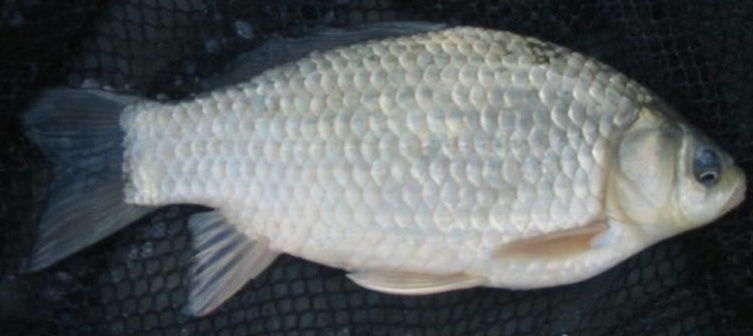
#> input picture images/carp2.jpg, 753 x 336 px
$ python -i get_skeleton.py   (imports and definitions only)
#> lines starting #> are read from the running program, lines starting #| are printed output that depends on the picture; after the words box and inside, x2 and y2 are one past the last pixel; in counts of white or black regions, pixels touching at a corner belong together
### features/get_longest_distance.py
import cv2
import matplotlib.pyplot as plt
from fil_finder import FilFinder2D
import astropy.units as u


def get_longest_distance(img):
    skeleton = cv2.imread(img, 0) #in numpy array format
    fil = FilFinder2D(skeleton, distance=250 * u.pc, mask=skeleton)
    fil.preprocess_image(flatten_percent=85)
    fil.create_mask(border_masking=True, verbose=False, use_existing_mask=True)
    fil.medskel(verbose=False)
    fil.analyze_skeletons(branch_thresh=40 * u.pix, skel_thresh=10 * u.pix, prune_criteria='length')

    plt.imshow(fil.skeleton, cmap='gray')
    plt.contour(fil.skeleton_longpath, colors='r')
    plt.axis('off')
    return fil.lengths()[0]

### features/get_skeleton.py
import cv2
import numpy as np
from PIL import Image
from .get_longest_distance import get_longest_distance

PIXEL2CM = 0.06

def pixel_to_cm(val):
    return PIXEL2CM * val


def get_skeleton(img):
#> called with img = '../images/carp2.jpg'
    images = np.array(Image.open(img))
#> images is the input picture: shape (336, 753, 3); mean R, G, B 90.3, 94.7, 95.7

    kernel = np.ones((25, 25), np.uint8)
    images = cv2.erode(images, kernel, iterations=2)
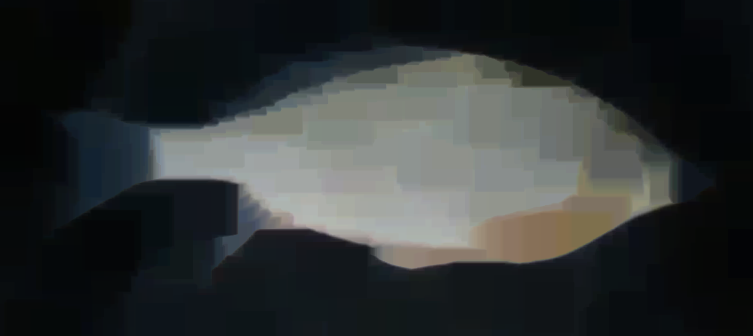
#> images: shape (336, 753, 3); mean R, G, B 47.2, 50.9, 50.9

    thinned = cv2.ximgproc.thinning(cv2.cvtColor(images, cv2.COLOR_RGB2GRAY))
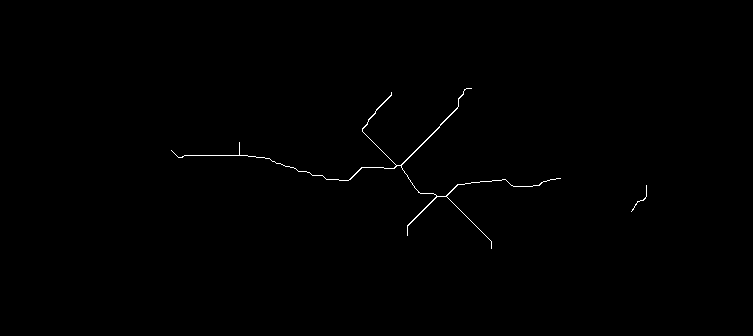
#> thinned: shape (336, 753); 0.33% white in thin lines or dots, all inside (x1, y1, x2, y2) = (171, 88, 647, 249)
    kernel = np.ones((3, 3), np.uint8)
    thinned = cv2.dilate(thinned, kernel, iterations=2)
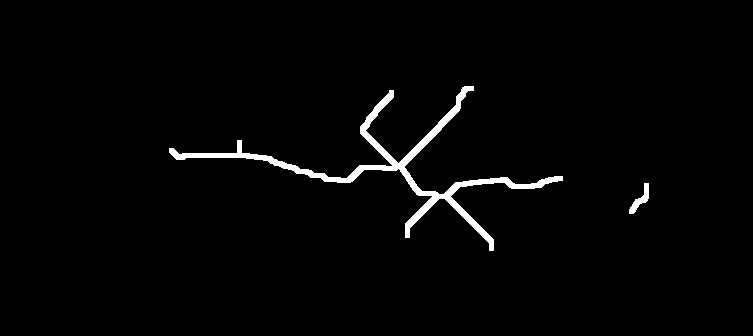
#> thinned: shape (336, 753); 1.9% white; 2 white regions, box (x1, y1, x2, y2) and area: (169, 86, 563, 251) 4675, (629, 183, 649, 214) 224

    cv2.imwrite('static/segment/fish_segment.png', thinned)
    length_object = get_longest_distance('static/segment/fish_segment.png')

    length = pixel_to_cm(int(round(length_object.value, 0)))
    return length

#> (the run stopped early here; a loop or call above may not have finished)

$ run again, on images/fish1.jpg
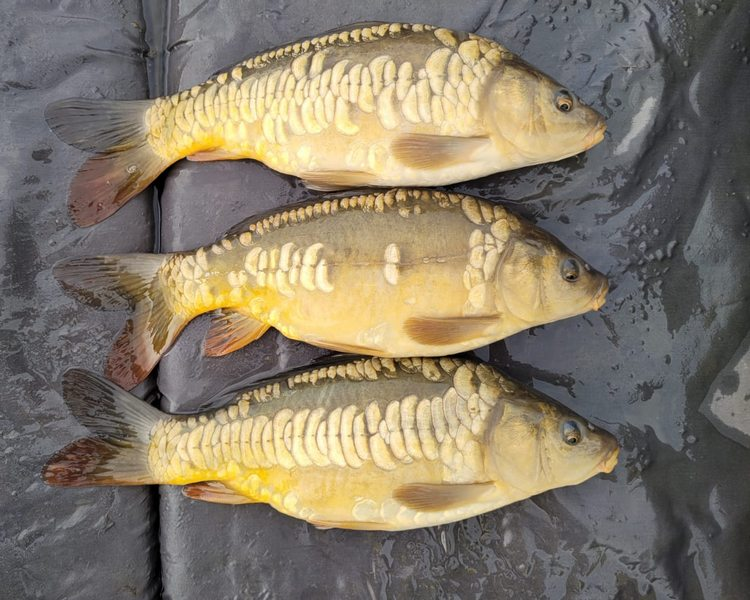
#> input picture images/fish1.jpg, 750 x 600 px
#> in get_skeleton, images is the input picture: shape (600, 750, 3); mean R, G, B 133, 122.8, 105.4
#> in get_skeleton, `images = cv2.erode(images, kernel, iterations=2)`:
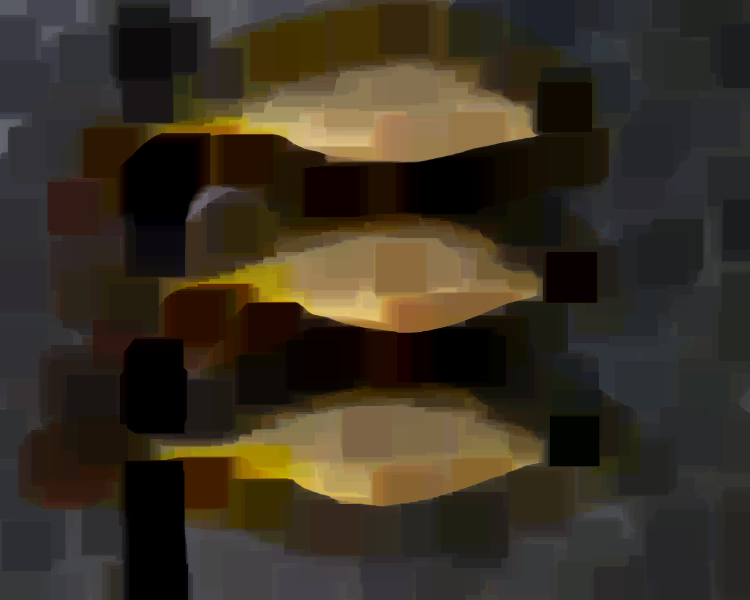
#> images: shape (600, 750, 3); mean R, G, B 56.8, 48.4, 35.4
#> in get_skeleton, `thinned = cv2.dilate(thinned, kernel, iterations=2)`:
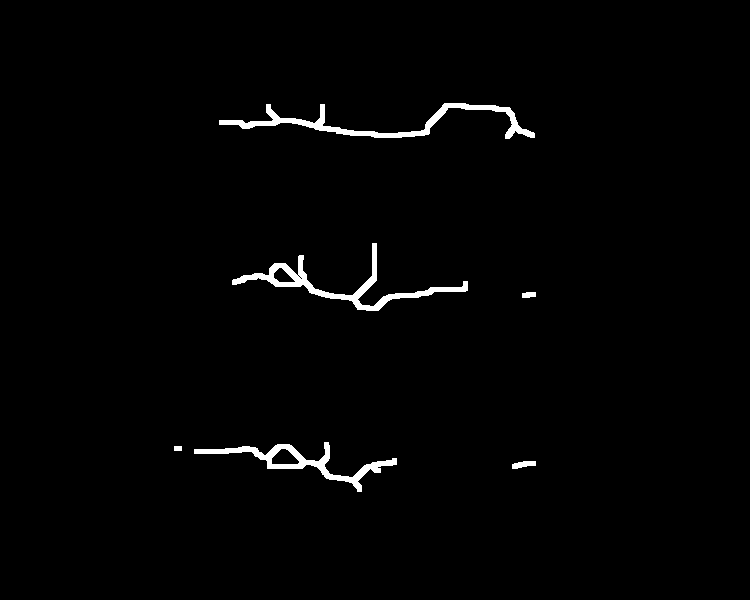
#> thinned: shape (600, 750); 1.5% white; 6 white regions, box (x1, y1, x2, y2) and area: (219, 103, 535, 139) 2264, (232, 243, 468, 311) 2237, (194, 442, 397, 492) 1812, (512, 461, 536, 469) 132, (522, 292, 536, 298) 74, (174, 446, 182, 451) 40

$ run again, on images/fish9.jpg
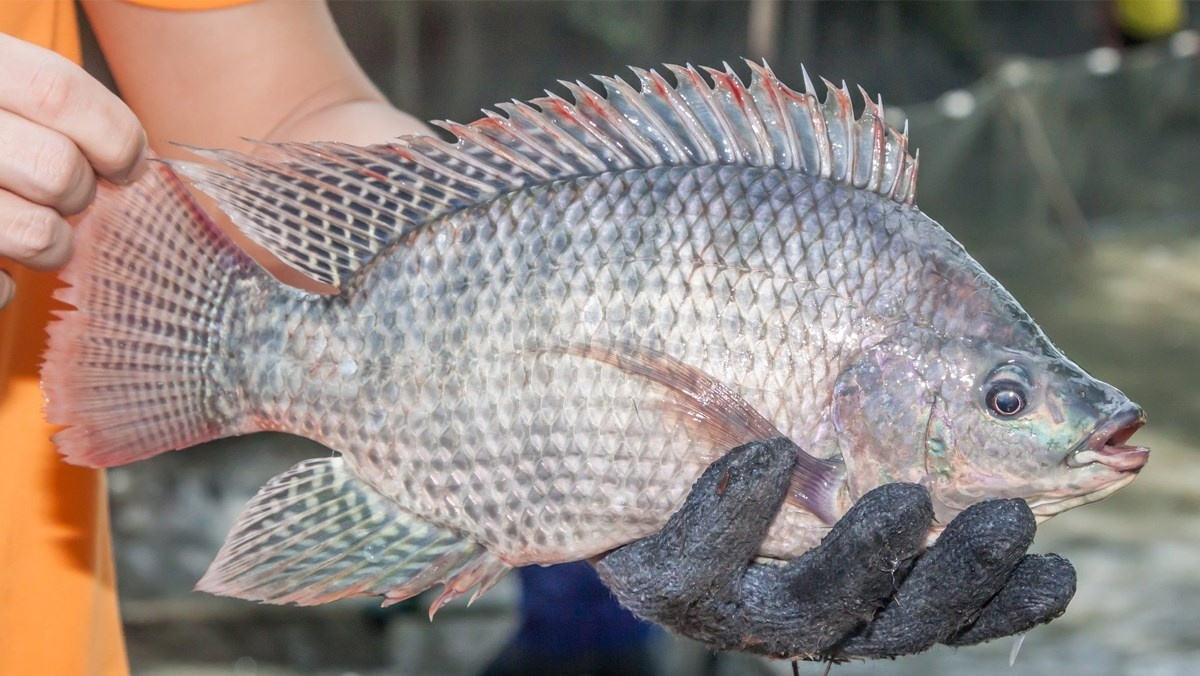
#> input picture images/fish9.jpg, 1200 x 676 px
#> in get_skeleton, images is the input picture: shape (676, 1200, 3); mean R, G, B 142.7, 132.1, 127.6
#> in get_skeleton, `images = cv2.erode(images, kernel, iterations=2)`:
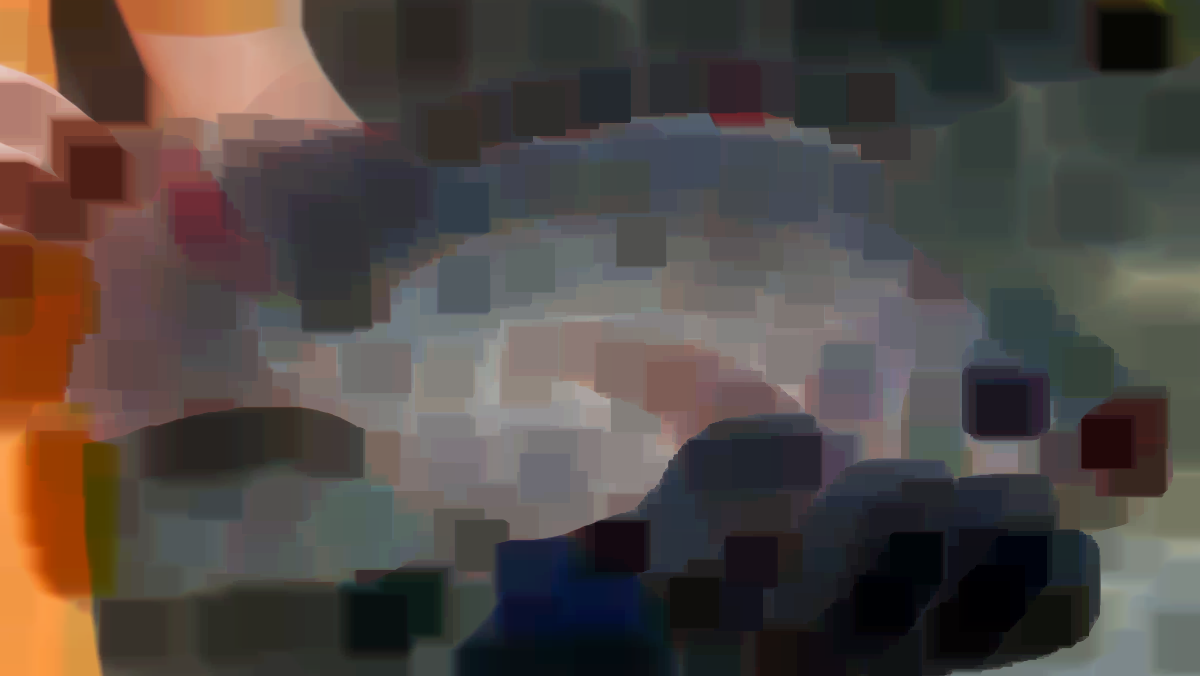
#> images: shape (676, 1200, 3); mean R, G, B 81.3, 72.5, 67.7
#> in get_skeleton, `thinned = cv2.dilate(thinned, kernel, iterations=2)`:
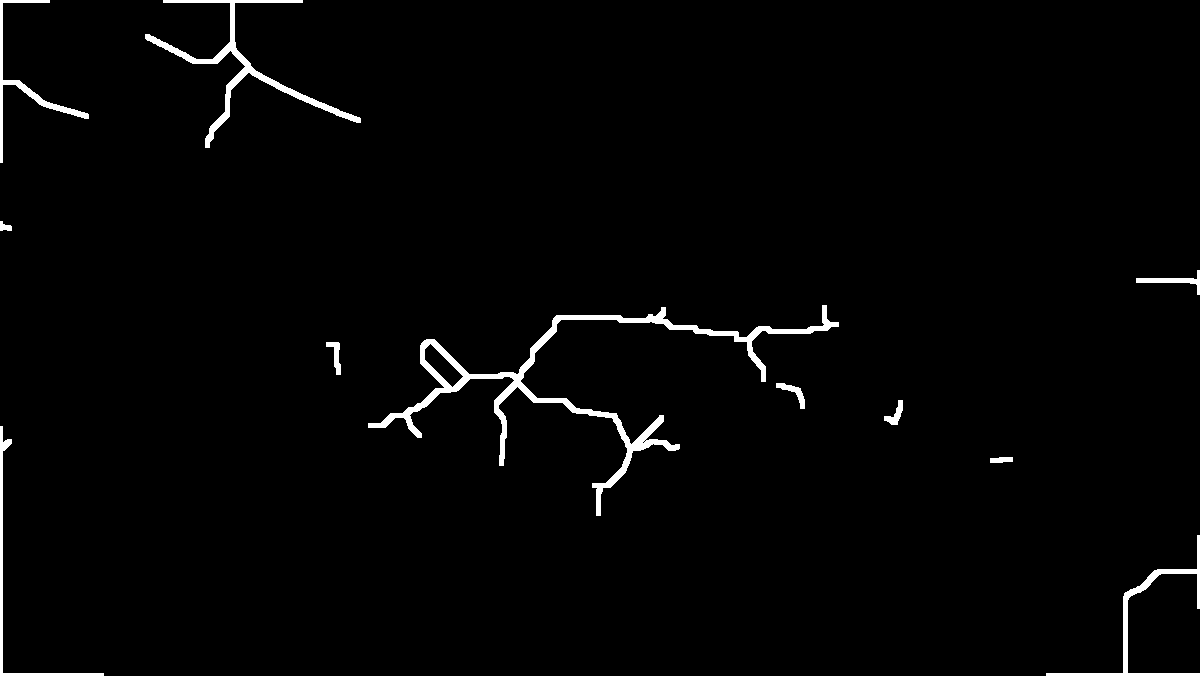
#> thinned: shape (676, 1200); 1.8% white; 11 white regions, largest, box (x1, y1, x2, y2) and area: (368, 305, 839, 516) 6916, (145, 0, 361, 148) 2771, (1046, 535, 1200, 676) 1542
